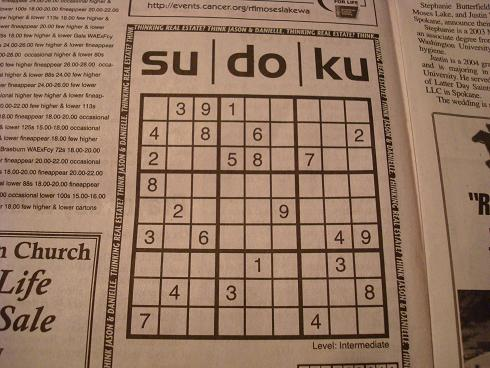
#> input picture data/sudoku1.jpg, 490 x 368 px, found by its file name; its folder holds only this picture in this run
$ python processing.py
#> lines starting #> are read from the running program, lines starting #| are printed output that depends on the picture; after the words box and inside, x2 and y2 are one past the last pixel; in counts of white or black regions, pixels touching at a corner belong together
import cv2
import numpy as np
import os
import imutils
import imutils.perspective
from pathlib import Path
import shutil
from skimage.feature import hog

os.environ["TF_CPP_MIN_LOG_LEVEL"] = "3"

DEBUG = 1
DATA_DIR = 'data'
DEBUG_DATA_DIR = f'{DATA_DIR}/debug'


def _find_board(img):
    """ Take an image as input and find a sudoku board inside the image."""
    gray = cv2.cvtColor(img, cv2.COLOR_BGR2GRAY)
    if DEBUG:
        file_path = f'{DEBUG_DATA_DIR}/1_gray.png'
        Path(file_path).parent.mkdir(parents=True, exist_ok=True)
        cv2.imwrite(file_path, gray)

    bfilter = cv2.bilateralFilter(gray, 13, 20, 20)
    if DEBUG:
        cv2.imwrite(f"{DEBUG_DATA_DIR}/2_bilateralFilter.png", bfilter)

    edged = cv2.Canny(bfilter, 30, 180)
    if DEBUG:
        cv2.imwrite(f"{DEBUG_DATA_DIR}/3_canny.png", edged)

    key_points = cv2.findContours(edged.copy(), cv2.RETR_TREE, cv2.CHAIN_APPROX_SIMPLE)
    contours = imutils.grab_contours(key_points)

    contours = sorted(contours, key=cv2.contourArea, reverse=True)

    # Finds biggest, rectangular contour
    for contour in contours:
        peri = cv2.arcLength(contour, True)
        approx = cv2.approxPolyDP(contour, peri * 0.01, True)
        if len(approx) == 4:
            location = approx
            result = imutils.perspective.four_point_transform(img, location.reshape(4, 2))
            result = cv2.resize(result, (900, 900), interpolation=cv2.INTER_CUBIC)
            if DEBUG:
                cv2.imwrite(f"{DEBUG_DATA_DIR}/4_board.png", result)
            return result

    return None


# [19 lines left out: function _split_boxes, not called in this run]


def _split_boxes_enchanted(board):
    cells = _split_cells_without_lines(board)
    if DEBUG:
        Path(f'{DEBUG_DATA_DIR}/7_split_boxes_enchanted_cells').mkdir(parents=True, exist_ok=True)
        for i in range(len(cells)):
            cv2.imwrite(f"{DEBUG_DATA_DIR}/7_split_boxes_enchanted_cells/cell_{i}.png", cells[i])

    filtered_cells = _filter_cells(cells)
    if DEBUG:
        Path(f'{DEBUG_DATA_DIR}/8_split_boxes_enchanted_filtered').mkdir(parents=True, exist_ok=True)
        for i in range(len(filtered_cells)):
            cv2.imwrite(
                f"{DEBUG_DATA_DIR}/8_split_boxes_enchanted_filtered/cell_r{(int(i / 9) + 1)}_c{(i % 9) + 1}.png",
                filtered_cells[i])

    if len(filtered_cells) != 81:
        if DEBUG:
            print(f"Incorrect number of cells: {len(filtered_cells)}")
        return None

    return filtered_cells


def _split_cells_without_lines(board):
    """
       Take a sudoku board, convert on binary image, find contours of rectangular boxes and split
    """
    blur = cv2.GaussianBlur(board, (5, 5), 0)
    _, binary = cv2.threshold(blur, 0, 255, cv2.THRESH_BINARY + cv2.THRESH_OTSU)

    contours, _ = cv2.findContours(binary, cv2.RETR_EXTERNAL, cv2.CHAIN_APPROX_SIMPLE)

    contours_with_indices = [(i, cv2.boundingRect(contour)) for i, contour in enumerate(contours)]
    contours_with_indices.sort(key=lambda x: (x[1][1] // 50, x[1][0] // 50))

    if DEBUG:
        contour_image = np.zeros_like(board)
        cv2.drawContours(contour_image, contours, -1, (255, 255, 255), 2)
        cv2.imwrite(f'{DEBUG_DATA_DIR}/6_split_cells_without_lines.png', binary)

    # Split board on rectangular boxes
    cells = []
    for i, _ in contours_with_indices:
        x, y, w, h = cv2.boundingRect(contours[i])
        cell = binary[y:y + h, x:x + w]
        cells.append(cell)

    return cells


def _filter_cells(cells):
    """
    Filter out cells that are too narrow, too long or have non-square proportions
    """
    filtered_cells = []
    aspect_ratio_tolerance = 0.2

    for cell in cells:
        height, width = cell.shape
        aspect_ratio = width / height

        if (1 - aspect_ratio_tolerance) < aspect_ratio < (1 + aspect_ratio_tolerance) and width > 50 and height > 50:
            filtered_cells.append(cell)

    return filtered_cells


# [26 lines left out: functions print_sudoku_board, _create_sudoku_board, not called in this run]


def _contains_digit(cell, threshold=0.02):
    total_pixels = cell.size
    black_pixels = np.sum(cell == 0)

    ratio = black_pixels / total_pixels

    return ratio > threshold


def _clear_cell_noise(cell):
    _, binary_inv = cv2.threshold(cell, 0, 255, cv2.THRESH_BINARY_INV + cv2.THRESH_OTSU)
    contours, hierarchy = cv2.findContours(binary_inv, cv2.RETR_EXTERNAL, cv2.CHAIN_APPROX_SIMPLE)

    height, width = binary_inv.shape
    border_contours = []
    significant_contour_removed = False

    for cnt in contours:
        x, y, w, h = cv2.boundingRect(cnt)
        # If the contour is touching the border, add it to the list to be removed
        if x <= 1 or y <= 1 or (x + w) >= width - 1 or (y + h) >= height - 1:
            # Check if removing this contour would remove a significant part of the image
            if cv2.contourArea(cnt) > (height * width * 0.05):  # Threshold set to 5% of the image area
                significant_contour_removed = True
                continue
            border_contours.append(cnt)

    # Create a mask with only the border contours
    border_mask = np.zeros_like(binary_inv)
    cv2.drawContours(border_mask, border_contours, -1, (255, 255, 255), cv2.FILLED)

    # Use the border mask to remove the border contours from the original inverted binary image
    if not significant_contour_removed:
        digit_cleaned = cv2.bitwise_and(binary_inv, binary_inv, mask=~border_mask)
        # Invert the image back to original form (digit in black)
        digit_final = cv2.bitwise_not(digit_cleaned)
    else:
        # If a significant contour would have been removed, we return the original image
        digit_final = cell

    return digit_final


def _load_digit_templates(templates_dir):
    templates = {}
    for filename in os.listdir(templates_dir):
        if filename.endswith('.png'):
            digit = int(filename.split('.')[0])
            template_path = os.path.join(templates_dir, filename)
            template_img = cv2.imread(template_path, cv2.IMREAD_GRAYSCALE)
            templates[digit] = template_img
    return templates


def _find_digit(input_img, templates_dir):
    templates = _load_digit_templates(templates_dir)
    input_height, input_width = input_img.shape[:2]
    highest_score = None
    recognized_digit = None

    for digit, template_img in templates.items():
        template_height, template_width = template_img.shape[:2]

        # Scale input image to match the template height or width (whichever is closer in aspect ratio)
        scale = template_height / input_height if (input_height / input_width) < (
                template_height / template_width) else template_width / input_width
        scaled_input_img = cv2.resize(input_img, None, fx=scale, fy=scale, interpolation=cv2.INTER_AREA)

        # Calculate score using template matching
        result = cv2.matchTemplate(scaled_input_img, template_img, cv2.TM_CCOEFF_NORMED)
        _, max_val, _, _ = cv2.minMaxLoc(result)

        if highest_score is None or max_val > highest_score:
            highest_score = max_val
            recognized_digit = digit

    return recognized_digit


# [72 lines left out: function _find_digit_hog, not called in this run]


def _crop_digit(cell):
    iverted_cell = cv2.bitwise_not(cell)

    # Find the bounding rectangle for the largest contour
    x, y, w, h = cv2.boundingRect(iverted_cell)

    # Crop the image to the bounding box
    cropped_digit = iverted_cell[y:y + h, x:x + w]
    cropped_digit = cv2.bitwise_not(cropped_digit)

    return cropped_digit


def get_digits_from_image(image_or_path):
    if isinstance(image_or_path, str):
        img = cv2.imread(image_or_path, cv2.IMREAD_UNCHANGED)
    else:
        file_bytes = np.frombuffer(image_or_path.read(), np.uint8)
        img = cv2.imdecode(file_bytes, cv2.IMREAD_UNCHANGED)

    max_dimension = 1000
    if img.shape[0] > max_dimension or img.shape[1] > max_dimension:
        height = img.shape[0]
        width = img.shape[1]
        proportion = height / width
        height = max_dimension
        width = round(height / proportion)
        img = cv2.resize(img, (width, height))

    board = _find_board(img)
    if board is None:
        return None
    gray_board = cv2.cvtColor(board, cv2.COLOR_BGR2GRAY)
    if DEBUG:
        cv2.imwrite(f"{DEBUG_DATA_DIR}/5_gray_board.png", gray_board)

    cells = _split_boxes_enchanted(gray_board)

    if cells is None:
        return None

    labels = []

    cleared_cells = [_clear_cell_noise(cell) for cell in cells]

    for index, cell in enumerate(cleared_cells):
        if _contains_digit(cell):
            labels.append(f'{index}_Y')
        else:
            labels.append(f'{index}_N')

    if DEBUG:
        Path(f'{DEBUG_DATA_DIR}/9_cleared_cells_with_labels').mkdir(parents=True, exist_ok=True)
        for index, cell in enumerate(cleared_cells):
            cv2.imwrite(f"{DEBUG_DATA_DIR}/9_cleared_cells_with_labels/"
                        f"cell_r{(int(index / 9) + 1)}_c{(index % 9) + 1}_{labels[index][-1]}.png", cell)

    cropped_digits = [(index, _crop_digit(cell)) for index, (label, cell) in enumerate(zip(labels, cleared_cells))
                      if label[-1] == 'Y']

    if DEBUG:
        Path(f'{DEBUG_DATA_DIR}/10_cropped_digits').mkdir(parents=True, exist_ok=True)
        for index, cell in cropped_digits:
            cv2.imwrite(f"{DEBUG_DATA_DIR}/10_cropped_digits/"
                        f"d{index}.png", cell)

    recognized_digits = [(index, digit_img, _find_digit(digit_img, 'data/digit_templates'))
                         for index, digit_img in cropped_digits]

    if DEBUG:
        Path(f'{DEBUG_DATA_DIR}/11_recognized_digits').mkdir(parents=True, exist_ok=True)
        for index, digit_img, digit in recognized_digits:
            cv2.imwrite(f"{DEBUG_DATA_DIR}/11_recognized_digits/"
                        f"cell_r{(int(index / 9) + 1)}_c{(index % 9) + 1}_digit_{digit}.png", digit_img)

    recognized_digits_hog = [(index, digit_img, _find_digit_hog(digit_img, 'data/digit_templates'))
                             for index, digit_img in cropped_digits]

    if DEBUG:
        Path(f'{DEBUG_DATA_DIR}/11_recognized_digits_hog').mkdir(parents=True, exist_ok=True)
        for index, digit_img, digit in recognized_digits_hog:
            cv2.imwrite(f"{DEBUG_DATA_DIR}/11_recognized_digits_hog/"
                        f"cell_r{(int(index / 9) + 1)}_c{(index % 9) + 1}_digit_{digit}.png", digit_img)

    board = _create_sudoku_board(recognized_digits)

    if DEBUG:
        print_sudoku_board(board)

    return board


def run_test():
    def test(file_name: str):
        print(f"Board for file {file_name}:")
        global DEBUG_DATA_DIR
        DEBUG_DATA_DIR = base_debug_dir + f'_{file_name.split(".")[0]}'
        shutil.rmtree(DEBUG_DATA_DIR, ignore_errors=True)
        get_digits_from_image(f"{DATA_DIR}/{file_name}")

    base_debug_dir = DEBUG_DATA_DIR
    files = ["sudoku1.jpg", "sudoku2.png", "sudoku3.png", "sudoku4.png"]

    for file in files:
        test(file)
#> in get_digits_from_image, img is the input picture: shape (368, 490, 3); mean B, G, R 99.6, 120.7, 150.8
#> in _find_board, `edged = cv2.Canny(bfilter, 30, 180)`:
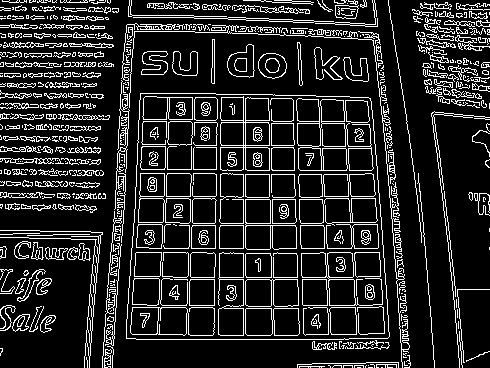
#> edged: shape (368, 490); 15% white in thin lines or dots
#> in _find_board, `key_points = cv2.findContours(edged.copy(), cv2.RETR_TREE, cv2.CHAIN_A..`: key_points = 1045 contours, 712 with area under 20; largest, box (x1, y1, x2, y2) and area: (126, 93, 390, 340) 60369, (126, 93, 390, 340) 60368, (296, 98, 374, 171) 3549, (220, 96, 270, 171) 3238, (301, 252, 383, 306) 1906
#> in _find_board, `contours = imutils.grab_contours(key_points)`: contours has the same summary as key_points
#> the loop in _find_board, `for contour in contours:` made 1 pass
#> (peri, location) on pass 1: (995.9, [[140, 93], [126, 338], [389, 336], [370, 98]])
#> in get_digits_from_image, `gray_board = cv2.cvtColor(board, cv2.COLOR_BGR2GRAY)`:
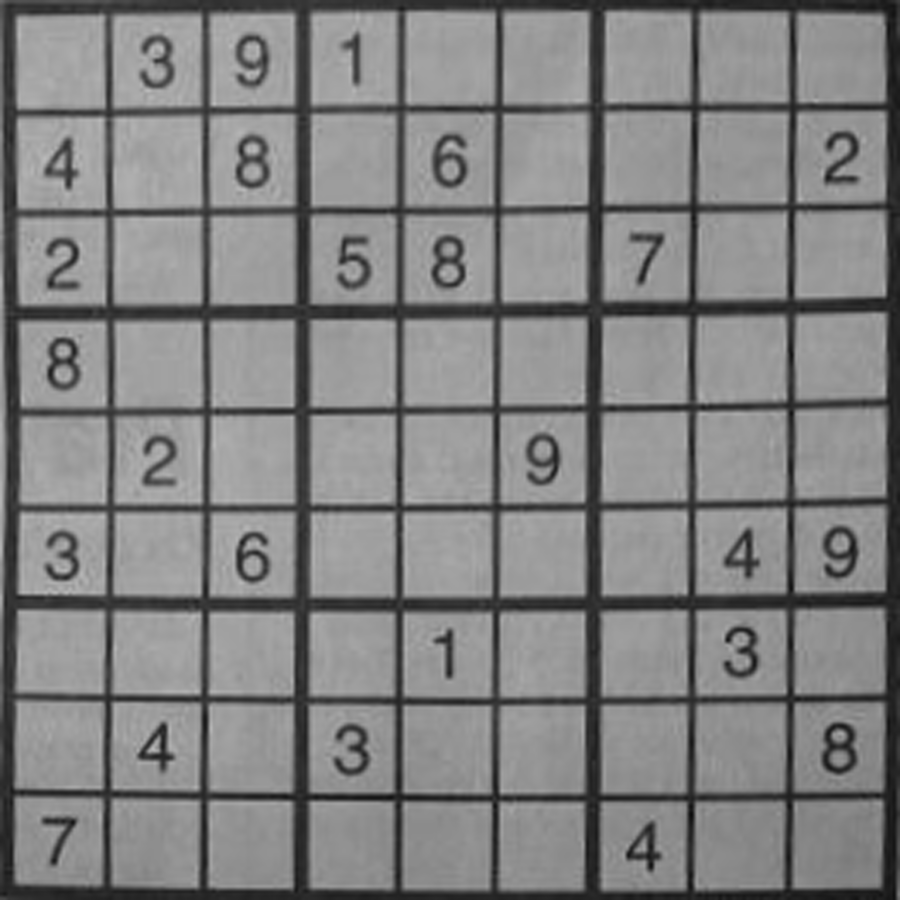
#> gray_board: shape (900, 900); min 11, max 189, mean 129.4
#> in _split_cells_without_lines, `_, binary = cv2.threshold(blur, 0, 255, cv2.THRESH_BINARY + cv2.THRESH..`:
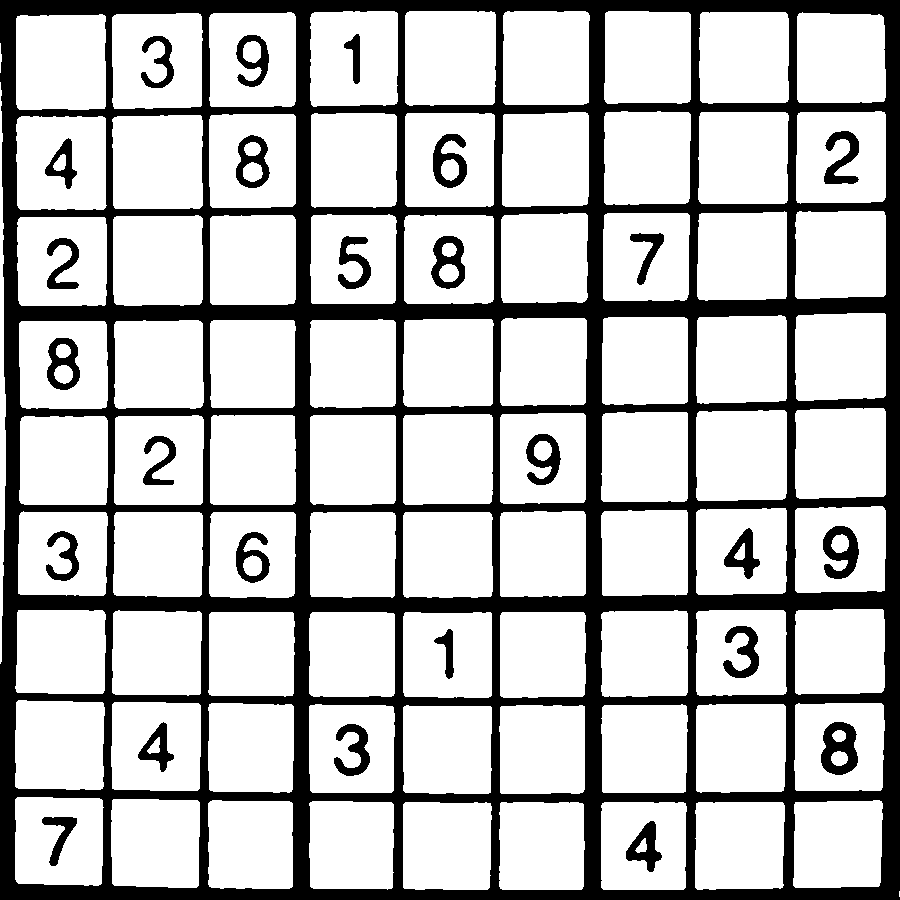
#> binary: shape (900, 900); 75.1% white; 26 black regions
#> in _split_cells_without_lines, `contours, _ = cv2.findContours(binary, cv2.RETR_EXTERNAL, cv2.CHAIN_AP..`: contours = 84 contours, 2 with area under 20; largest, box (x1, y1, x2, y2) and area: (405, 11, 496, 106) 8330, (112, 13, 203, 109) 8280, (16, 14, 106, 110) 8275, (405, 113, 495, 207) 8192, (112, 115, 203, 209) 8181
#> in _split_cells_without_lines, `contours_with_indices = [(i, cv2.boundingRect(contour)) for i, contour..`: contours_with_indices = 84 items
#> in _split_cells_without_lines, `cv2.drawContours(contour_image, contours, -1, (255, 255, 255), 2)`:
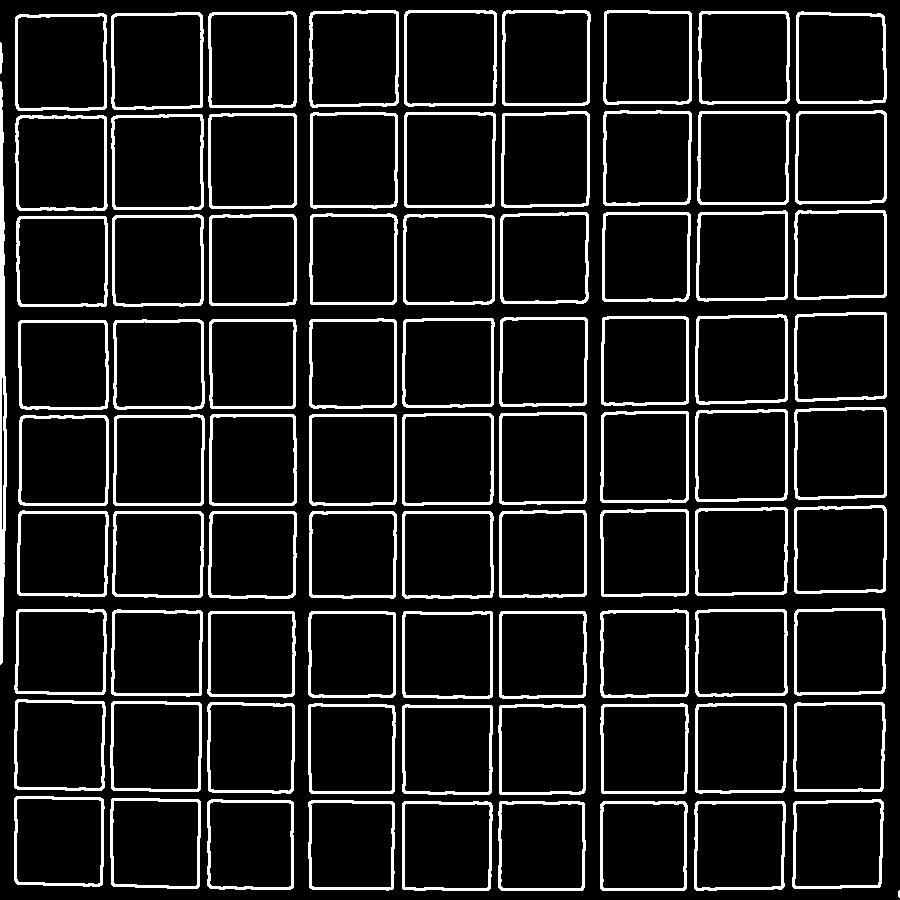
#> contour_image: shape (900, 900); 10.9% white; 84 white regions (1 under 20 px), largest, box (x1, y1, x2, y2) and area: (0, 81, 7, 665) 2514, (15, 115, 108, 211) 1130, (309, 10, 399, 108) 1117
#> the loop in _split_cells_without_lines, `for i, _ in contours_with_indices:` made 84 passes
#> (i, x, y, w, h) on passes 1 to 8: (74, 0, 43, 2, 30), (75, 16, 14, 90, 96), (76, 112, 13, 91, 96), (79, 209, 12, 87, 95), (83, 310, 11, 88, 96), (82, 405, 11, 91, 95), (81, 503, 11, 87, 94), (80, 604, 11, 87, 93)
#> pass 3, in _split_cells_without_lines, `cell = binary[y:y + h, x:x + w]`:
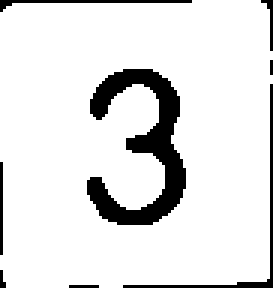
#> cell: shape (96, 91) (shown 3 times larger); 88.8% white; 8 black regions (3 under 20 px), largest, box (x1, y1, x2, y2) and area: (29, 23, 62, 75) 702, (41, 28, 91, 96) 129, (0, 0, 64, 4) 71, (0, 54, 1, 85) 31, (87, 0, 91, 17) 22
#> the loop in _split_boxes_enchanted, `for i in range(len(cells)):` made 84 passes
#> the loop in _filter_cells, `for cell in cells:` made 84 passes
#> (height, width, aspect_ratio) on passes 1 to 8: (30, 2, 0.0667), (96, 90, 0.938), (96, 91, 0.948), (95, 87, 0.916), (96, 88, 0.917), (95, 91, 0.958), (94, 87, 0.926), (93, 87, 0.935)
#> after the loop in _filter_cells, `for cell in cells:`: filtered_cells = 81 items
#> the loop in _split_boxes_enchanted, `for i in range(len(filtered_cells)):` made 81 passes
#> in _clear_cell_noise, `contours, hierarchy = cv2.findContours(binary_inv, cv2.RETR_EXTERNAL, ..`: contours = 7 contours, all with area under 20
#> the loop in _clear_cell_noise, `for cnt in contours:` made 7 passes
#> (cnt, x, y, w, h) on passes 1, 3, 4, 5, 6: ([[26, 95], [51, 95]], 26, 95, 26, 1), ([[0, 91], [0, 95], [2, 95], [0, 93]], 0, 91, 3, 5), ([[89, 29], [89, 46]], 89, 29, 1, 18), ([[89, 8], [89, 14]], 89, 8, 1, 7), ([[87, 0], [88, 0], [89, 1], [89, 0]], 87, 0, 3, 2)
#> in _clear_cell_noise (call 2), `contours, hierarchy = cv2.findContours(binary_inv, cv2.RETR_EXTERNAL, ..`: contours = 8 contours, 7 with area under 20; largest, box (x1, y1, x2, y2) and area: (29, 23, 62, 75) 598
#> the loop in _clear_cell_noise (call 2), `for cnt in contours:` made 8 passes
#> (x, y, w, h) on passes 2, 4, 5, 7, 8: (0, 90, 2, 6), (41, 28, 50, 68), (29, 23, 33, 52), (87, 0, 4, 17), (0, 0, 64, 4)
#> in _clear_cell_noise (call 3), `contours, hierarchy = cv2.findContours(binary_inv, cv2.RETR_EXTERNAL, ..`: contours = 7 contours, 6 with area under 20; largest, box (x1, y1, x2, y2) and area: (27, 23, 60, 75) 1056
#> after the loop in _clear_cell_noise (call 3), `for cnt in contours:`: border_contours = 6 contours, all with area under 20
#> in _clear_cell_noise (call 4), `contours, hierarchy = cv2.findContours(binary_inv, cv2.RETR_EXTERNAL, ..`: contours = 14 contours, 12 with area under 20; largest, box (x1, y1, x2, y2) and area: (34, 23, 50, 73) 346, (7, 91, 88, 96) 38
#> after the loop in _clear_cell_noise (call 4), `for cnt in contours:`: border_contours = 13 contours, 12 with area under 20; largest, box (x1, y1, x2, y2) and area: (7, 91, 88, 96) 38
#> in _clear_cell_noise (call 5), `contours, hierarchy = cv2.findContours(binary_inv, cv2.RETR_EXTERNAL, ..`: contours = 9 contours, all with area under 20
#> in _clear_cell_noise (call 6), `contours, hierarchy = cv2.findContours(binary_inv, cv2.RETR_EXTERNAL, ..`: contours = 7 contours, all with area under 20
#> in _clear_cell_noise (call 7), `_, binary_inv = cv2.threshold(cell, 0, 255, cv2.THRESH_BINARY_INV + cv..`:
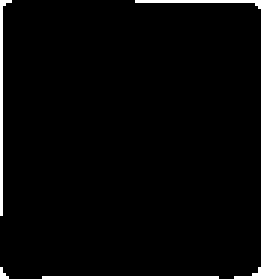
#> binary_inv: shape (93, 87) (shown 3 times larger); 2.5% white in thin lines or dots
#> the loop in _clear_cell_noise (call 7), `for cnt in contours:` made 5 passes
#> cnt on passes 1, 3, 4: [[14, 92], [72, 92]], [[0, 89], [0, 92], [2, 92], [0, 90]], [[45, 0], [84, 0], [86, 2], [86, 0]]
#> in _clear_cell_noise (call 9), `_, binary_inv = cv2.threshold(cell, 0, 255, cv2.THRESH_BINARY_INV + cv..`:
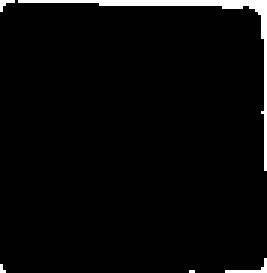
#> binary_inv: shape (91, 89) (shown 3 times larger); 3.1% white; 5 white regions (4 under 20 px), largest, box (x1, y1, x2, y2) and area: (6, 0, 89, 57) 220
#> the loop in _clear_cell_noise (call 9), `for cnt in contours:` made 5 passes
#> cnt on passes 1 to 2: [[63, 90], [64, 90]], [[0, 88], [0, 90], [1, 90], [0, 89]]
#> the loop in get_digits_from_image, `for index, cell in enumerate(cleared_cells):` made 81 passes
#> the loop in get_digits_from_image, `for index, cell in cropped_digits:` made 25 passes
#> index on passes 1 to 8: 1, 2, 3, 9, 11, 13, 17, 18


if __name__ == "__main__":
#> (the run stopped early here; a loop or call above may not have finished)
